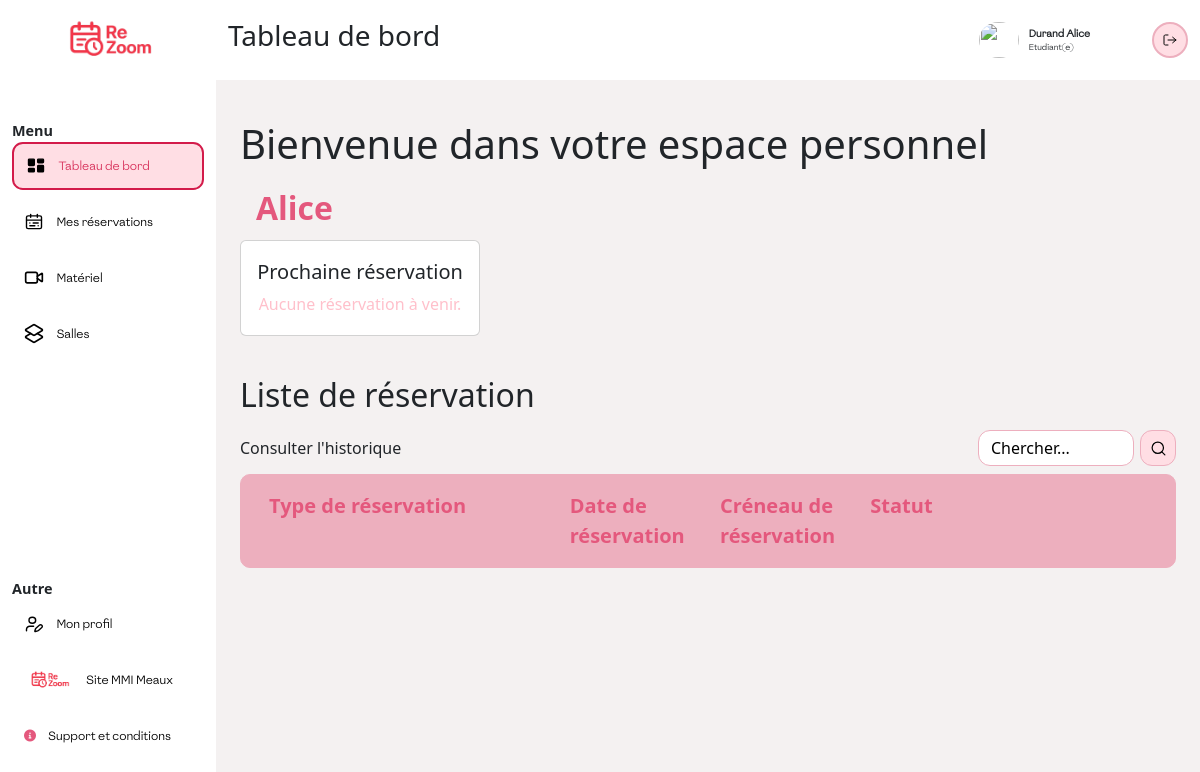
Before: /PHP/index.php (signed in) with the older database file.
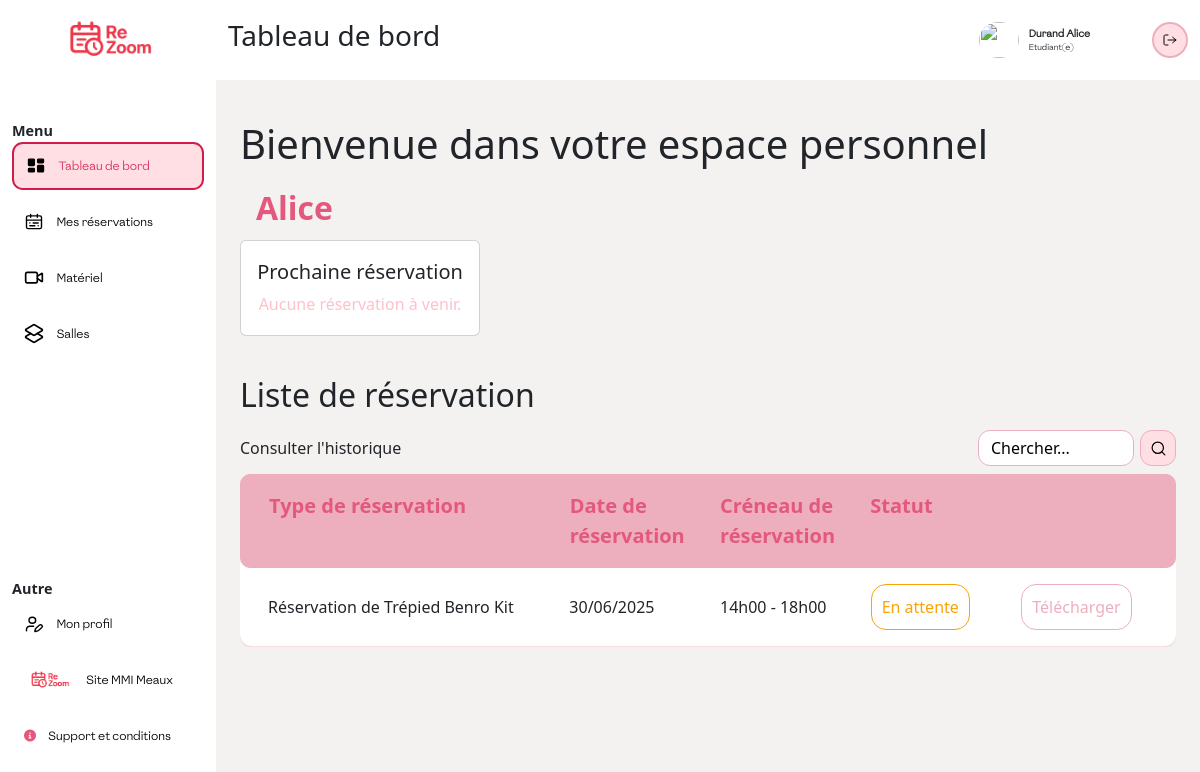
After: the same page with the newer database file.
### tables this page shows
CREATE TABLE `reservations` (
  `idR` int(11) NOT NULL,
  `quantite` int(11) NOT NULL DEFAULT 1,
  `date_demande` datetime NOT NULL,
  `date_debut` datetime NOT NULL,
  `date_fin` datetime NOT NULL,
  `valide` int(11) DEFAULT NULL,
  `motif` varchar(100) DEFAULT NULL,
  `commentaires` varchar(50) DEFAULT NULL,
  `signatureElectronique` varchar(50) DEFAULT NULL,
  `documentAdministrateur` varchar(50) DEFAULT NULL
);

CREATE TABLE `materiel` (
  `idM` int(11) NOT NULL,
  `refernceM` varchar(50) DEFAULT NULL,
  `designation` varchar(50) DEFAULT NULL,
  `photo` varchar(100) DEFAULT NULL,
  `typeM` varchar(50) DEFAULT NULL,
  `etat` varchar(50) DEFAULT NULL,
  `quantité` int(11) DEFAULT NULL,
  `descriptif` varchar(200) DEFAULT NULL,
  `lien_demo` varchar(100) DEFAULT NULL
);

### PHP/index_etudiant.php (the view, shortened to what this page needs)
<section class="top">
    <section class="top">
        <h1>Bienvenue dans votre espace personnel</h1>
        <p class="fs-2 ms-3 fw-semibold" style="color:#e4587d;"><?php echo $_SESSION['user']['prenom'] ?></p>
    </section>
    <div class="cards">
        <div class="card p-3">
            <h5>Prochaine réservation</h5>
            <p style="color:pink;">
                <?php
                require "../PHPpure/connexion.php";
                $sql = "
                SELECT r.idR, r.date_debut
                FROM reservations r
                JOIN concerne c ON r.idR = c.idR
                JOIN reservation_users ru ON r.idR = ru.idR
                WHERE ru.id = :user_id AND r.date_debut > :today AND r.valide = 1
                ORDER BY r.date_debut ASC
                LIMIT 1
            ";
                $stmt = $pdo->prepare($sql);
                $userId = $_SESSION['user']['id'];
                $today = date('Y-m-d');
                $stmt->bindParam(':user_id', $userId, PDO::PARAM_INT);
                $stmt->bindParam(':today', $today);
                $stmt->execute();
                $row = $stmt->fetch(PDO::FETCH_ASSOC);
                if ($row) {
                    echo $row['date_debut'];
                } else {
                    echo "Aucune réservation à venir.";
                }
                ?>
            </p>
        </div>
    </div>
</section>
<section class="reservation">
    <h2>Liste de réservation</h2>
    <div class="search">
        <p>Consulter l'historique</p>
        <div class="searchContainer">
            <input type="search" name="search" id="inputSearch" placeholder="Chercher..." />
            <button id="buttonSearch">
                <img src="../res/search.svg" alt="" />
            </button>
        </div>
    </div>
    <section class="container-sm bg-white" style="border-radius: 15px;">
        <div class="row p-3 fs-5 fw-semibold" style="color:#e4587d; background-color: #edafbe; border-radius: 10px; border: 1px solid #edafbe;">
            <p class="col-4">Type de réservation</p>
            <p class="col-2">Date de réservation</p>
            <p class="col-2">Créneau de réservation</p>
            <p class="col-2">Statut</p>
            <p class="col-2"></p>
        </div>
        <?php
        if (isset($_SESSION['user']['id'])) {
            $userId = $_SESSION['user']['id'];
        }
        $sql = "
                        SELECT
                            r.idR,
                            r.date_debut,
                            r.date_fin,
                            r.valide,
                            m.designation AS materiel
                        FROM reservations r
                        JOIN concerne c ON r.idR = c.idR
                        JOIN materiel m ON c.idM = m.idM
                        JOIN reservation_users ru ON r.idR = ru.idR
                        WHERE ru.id = :user_id
                        ORDER BY r.date_debut DESC
                    ";
        $stmt = $pdo->prepare($sql);
        $stmt->bindParam(':user_id', $userId, PDO::PARAM_INT);
        $stmt->execute();
        while ($row = $stmt->fetch(PDO::FETCH_ASSOC)) {
            $date = date("d/m/Y", strtotime($row['date_debut']));
            $startHour = date("H\hi", strtotime($row['date_debut']));
            $endHour = date("H\hi", strtotime($row['date_fin']));
            $now = new DateTime();
            $end = new DateTime($row['date_fin']);
            if ($row['valide'] == 0) {
                $status = "attente";
            } elseif ($end < $now) {
                $status = "termine";
                $sql = "UPDATE reservations SET valide = 3 WHERE idR = :idR";
                $stmt = $pdo->prepare($sql);
                $stmt->bindParam(':idR', $row['idR'], PDO::PARAM_INT);
                $stmt->execute();
            } else if ($row['valide'] == 1) {
                $status = "accepte";
            } else if ($row['valide'] == 2) {
                $status = "refuse";
            }
            echo "
                            <div class='row p-3 align-items-center gy-3' style='border-radius:10px; border-bottom: 1px solid rgba(228, 88, 125, 0.2);'>
                                <div class='col-4'>
                                    <p>Réservation de {$row['materiel']}</p>
                                </div>
                                <div class='col-2'>
                                    <p>$date</p>
                                </div>
                                <div class='col-2'>
                                    <p>$startHour - $endHour</p>
                                </div>
                                <div class='col-2'>
                                    <button class='$status'></button>
                                </div>
                                <div class='col-2'>
                                    <button class='telecharger' onclick='window.open(\"../PHPpure/genererpdf.php?idR={$row['idR']}\", \"_blank\")'>Télécharger</button>
                                </div>
                            </div>
                        ";
        }
        ?>
    </section>
</section>

Changed rows visible on the page:
added reservations: materiel.designation "Trépied Benro Kit", date_debut "30/06/2025", date_debut "14h00", date_fin "18h00", valide 0 (drawn)
